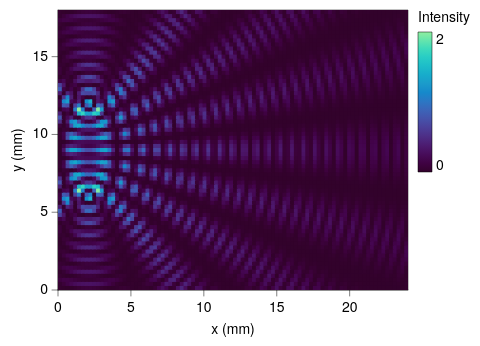

Specify this chart in Vega-Lite:
### Vega-Lite specification from a JSON file in a GitHub repository (floating-point values rounded to 4 significant figures; data arrays with more than 128 entries replaced by an {"elided": "..."} marker saying what was removed)
{"background": null, "config": {"arc": {"fill": "#DBDBDB", "fillOpacity": 1.0, "innerRadius": 35.0, "padAngle": 0.03, "stroke": "black", "strokeOpacity": 1, "strokeWidth": 0.25}, "area": {"fill": "#DBDBDB", "fillOpacity": 1.0, "stroke": "black", "strokeOpacity": 1, "strokeWidth": 0.25}, "axis": {"domain": true, "domainCap": "round", "domainColor": "black", "domainWidth": 0.25, "grid": false, "gridCap": "round", "gridColor": "#F1F1F1", "gridDash": [0, 0], "gridOpacity": 1.0, "gridWidth": 0.25, "labelColor": "black", "labelFont": "Helvetica Neue, HelveticaNeue, Helvetica, Arial, sans-serif", "labelFontSize": 7, "labelFontStyle": "normal", "labelFontWeight": 400, "offset": 0, "ticks": true, "tickCap": "round", "tickColor": "black", "tickRound": false, "tickSize": 3, "tickWidth": 0.25, "titleColor": "black", "titleFont": "Helvetica Neue, HelveticaNeue, Helvetica, Arial, sans-serif", "titleFontSize": 7, "titleFontStyle": "normal", "titleFontWeight": 400}, "axisX": {"domain": true, "labelAlign": "center", "labelAngle": 0, "labels": true, "ticks": true, "translate": 0}, "axisY": {"domain": true, "labelAlign": "right", "labelAngle": 0, "labels": true, "ticks": true, "translate": 0}, "axisRight": {"domain": true, "labelAlign": "left", "labelAngle": 0, "labels": true, "ticks": true, "translate": 0}, "axisTop": {"domain": true, "labelAlign": "center", "labelAngle": 0, "labels": true, "ticks": true, "translate": 0}, "axisBand": {"tickOffset": 0}, "bar": {"fill": "#DBDBDB", "fillOpacity": 1.0, "stroke": "black", "strokeOpacity": 1, "strokeWidth": 0.25}, "boxplot": {"size": 12.6, "ticks": {"cornerRadius": 0.25, "fill": "black", "opacity": 1, "size": 6.3, "thickness": 0.25}, "box": {"fillOpacity": 1.0, "stroke": "black", "strokeOpacity": 1, "strokeWidth": 0.25}, "median": {"cornerRadius": 0, "fill": "black", "fillOpacity": 1.0, "opacity": 1, "size": 12.6, "thickness": 0.25}, "rule": {"fill": "black", "fillOpacity": 1.0, "size": 14.0, "stroke": "black", "strokeDash": [0, 0], "strokeOpacity": 1, "strokeWidth": 0.25}, "outliers": {"color": "black", "fill": "black", "fillOpacity": 1.0, "size": 0, "stroke": "black", "strokeOpacity": 1, "strokeWidth": 0.25}}, "circle": {"fill": "black", "fillOpacity": 1.0, "size": 1.75, "stroke": null, "strokeOpacity": 1, "strokeWidth": 0.25}, "errorband": {"band": {"fillOpacity": 0.6, "stroke": null, "strokeWidth": 0.25, "strokeOpacity": 1}, "borders": {"opacity": 0, "strokeOpacity": 0.25, "strokeWidth": 1}}, "errorbar": {"opacity": 1, "rule": {"strokeDash": [0, 0], "strokeWidth": 0.25}, "ticks": {"color": "black", "cornerRadius": 0.125, "opacity": 1, "size": 8.4, "thickness": 0.25}, "thickness": 0.25}, "font": "Helvetica Neue, HelveticaNeue, Helvetica, Arial, sans-serif", "geoshape": {"fill": "#DBDBDB", "fillOpacity": 1.0, "stroke": "black", "strokeOpacity": 1, "strokeWidth": 0.25}, "header": {"labelColor": "black", "labelFont": "Helvetica Neue, HelveticaNeue, Helvetica, Arial, sans-serif", "labelFontSize": 7, "labelFontStyle": "normal", "labelFontWeight": 400, "titleColor": "black", "titleFont": "Helvetica Neue, HelveticaNeue, Helvetica, Arial, sans-serif", "titleFontSize": 7, "titleFontStyle": "normal", "titleFontWeight": 400, "titlePadding": 0}, "legend": {"disable": false, "offset": 4.5, "titlePadding": 4, "labelOffset": 2, "gradientLabelOffset": 2, "gradientLength": 70.0, "gradientThickness": 7.0, "gradientOpacity": 1.0, "gradientStrokeColor": "black", "gradientStrokeWidth": 0.25, "labelColor": "black", "labelFont": "Helvetica Neue, HelveticaNeue, Helvetica, Arial, sans-serif", "labelFontSize": 7, "labelFontStyle": "normal", "labelFontWeight": 400, "strokeColor": "black", "strokeWidth": 0, "symbolSize": 42, "symbolStrokeColor": "black", "symbolStrokeWidth": 0.25, "titleColor": "black", "titleFont": "Helvetica Neue, HelveticaNeue, Helvetica, Arial, sans-serif", "titleFontSize": 7, "titleFontStyle": "normal", "titleFontWeight": 400}, "line": {"color": "black", "stroke": "black", "strokeCap": "butt", "strokeDash": [0, 0], "strokeOpacity": 1, "strokeWidth": 0.5}, "point": {"filled": true, "fill": "#DBDBDB", "fillOpacity": 1.0, "size": 7.0, "stroke": "black", "strokeOpacity": 1, "strokeWidth": 0.25}, "range": {"category": ["#B2B2B2", "#636363", "#4A7CD3", "#008542", "#382864", "#509F98", "#284F93", "#005226", "#A398D6", "#173633"], "diverging": {"scheme": ["#443E60", "#5F597E", "#7C759B", "#9994B6", "#B7B4CC", "#D6D5DC", "#F6F6F6", "#D1DAD9", "#A4C2BF", "#7AA9A4", "#578E89", "#37736E", "#1B5954"]}, "heatmap": {"scheme": ["#32022B", "#43044D", "#4C196E", "#4D338C", "#484DA6", "#3A68BB", "#1D83CA", "#1D9CCB", "#23B5C9", "#28CDC5", "#4DE0B4", "#91EE9F"]}, "ordinal": {"scheme": ["#F1F1F1", "#DBDBDB", "#C6C6C6", "#B2B2B2", "#9D9D9D", "#898989", "#767676", "#636363", "#515151", "#404040", "#2F2F2F", "#1F1F1F"]}, "ramp": {"scheme": ["#32022B", "#43044D", "#4C196E", "#4D338C", "#484DA6", "#3A68BB", "#1D83CA", "#1D9CCB", "#23B5C9", "#28CDC5", "#4DE0B4", "#91EE9F"]}}, "rule": {"color": "black", "stroke": "black", "strokeCap": "round", "strokeDash": [2, 2], "strokeOpacity": 1, "strokeWidth": 0.25}, "scale": {"bandPaddingInner": 0.1, "bandPaddingOuter": 0.1, "round": false}, "rect": {"fill": "#DBDBDB", "fillOpacity": 1.0, "stroke": "black", "strokeOpacity": 1, "strokeWidth": 0.25}, "square": {"fill": "#DBDBDB", "fillOpacity": 1.0, "size": 14.0, "stroke": "black", "strokeOpacity": 1, "strokeWidth": 0.25}, "text": {"color": "black", "font": "Helvetica Neue, HelveticaNeue, Helvetica, Arial, sans-serif", "fontSize": 7, "fontStyle": "normal", "fontWeight": 400}, "tick": {"color": "black", "cornerRadius": 0.125, "opacity": 1.0, "size": 12.6, "thickness": 0.25}, "title": {"anchor": "middle", "frame": "group", "color": "black", "font": "Helvetica Neue, HelveticaNeue, Helvetica, Arial, sans-serif", "fontSize": 7, "fontStyle": "normal", "fontWeight": 400, "subtitleColor": "black", "subtitleFont": "Helvetica Neue, HelveticaNeue, Helvetica, Arial, sans-serif", "subtitleFontSize": "Helvetica Neue, HelveticaNeue, Helvetica, Arial, sans-serif", "subtitleFontStyle": "normal", "subtitleFontWeight": 400}, "trail": {"color": "black", "opacity": 1, "size": 0.5}, "view": {"continuousWidth": 175, "continuousHeight": 140, "discreteWidth": 175, "discreteHeight": 140, "fill": null, "stroke": "black", "strokeWidth": 0.25}}, "data": {"name": "data-a4239cbaa7892c27869c14f52c924c68"}, "mark": {"type": "rect", "clip": true, "stroke": null}, "encoding": {"color": {"field": "I", "title": "Intensity", "type": "quantitative"}, "x": {"field": "x0", "scale": {"domain": [0, 24.0], "nice": false}, "title": "x (mm)", "type": "quantitative"}, "x2": {"field": "x1"}, "y": {"field": "y0", "scale": {"domain": [0, 18.0], "nice": false}, "title": "y (mm)", "type": "quantitative"}, "y2": {"field": "y1"}}, "$schema": "https://vega.github.io/schema/vega-lite/v6.4.1.json", "datasets": {"data-a4239cbaa7892c27869c14f52c924c68": {"elided": "6348 records"}}}
